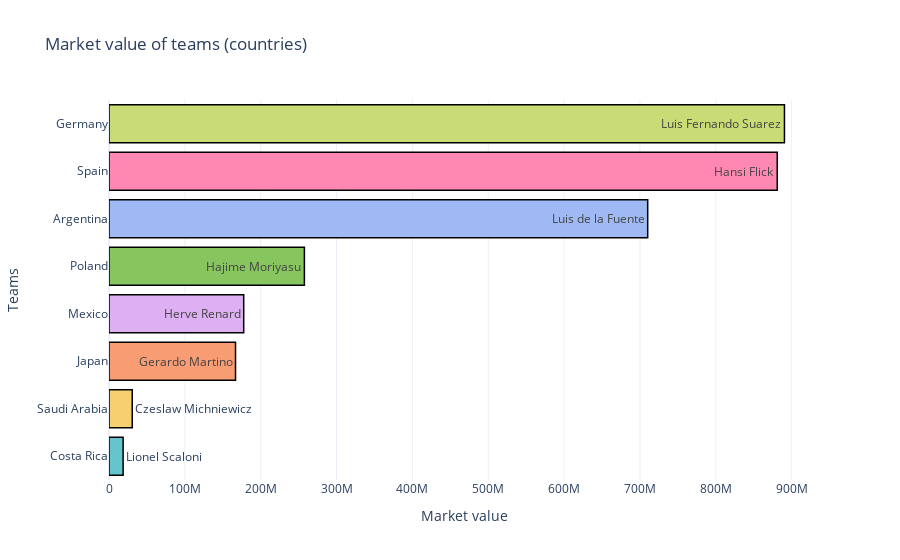

Notebook code cell kept with this figure:
### Code cell
trace1 = go.Bar(
                x = teams_grpd_value.Market_value,
                y = teams_grpd_value.Team_Name,
                marker = dict(color = ['rgb(102, 197, 204)', 'rgb(246, 207, 113)', 'rgb(248, 156, 116)', 'rgb(220, 176, 242)', 'rgb(135, 197, 95)', 'rgb(158, 185, 243)', 'rgb(254, 136, 177)', 'rgb(201, 219, 116)'],
                line=dict(color='rgb(0,0,0)',width=1.5)),
                text = teams.Coach,
                orientation='h')

data = [trace1]
layout = go.Layout(barmode = "group")
fig3 = go.Figure(data = data, layout = layout)
fig3.update_layout(
    title="Market value of teams (countries)",
    xaxis_title="Market value",
    yaxis_title="Teams",
    template = "plotly_white"
)
iplot(fig3)

### Figure 1 — Plotly figure (JSON) as saved in the notebook; plotly's stock layout.template omitted (floating-point values rounded to 4 significant figures)
{"data": [{"marker": {"color": ["rgb(102, 197, 204)", "rgb(246, 207, 113)", "rgb(248, 156, 116)", "rgb(220, 176, 242)", "rgb(135, 197, 95)", "rgb(158, 185, 243)", "rgb(254, 136, 177)", "rgb(201, 219, 116)"], "line": {"color": "rgb(0,0,0)", "width": 1.5}}, "orientation": "h", "text": ["Lionel Scaloni", "Czeslaw Michniewicz", "Gerardo Martino", "Herve Renard", "Hajime Moriyasu", "Luis de la Fuente", "Hansi Flick", "Luis Fernando Suarez"], "x": [18600000, 30650000, 166800000, 177600000, 257600000, 710200000, 881000000, 890500000], "y": ["Costa Rica", "Saudi Arabia", "Japan", "Mexico", "Poland", "Argentina", "Spain", "Germany"], "type": "bar"}], "layout": {"barmode": "group", "title": {"text": "Market value of teams (countries)"}, "xaxis": {"title": {"text": "Market value"}}, "yaxis": {"title": {"text": "Teams"}}}}
